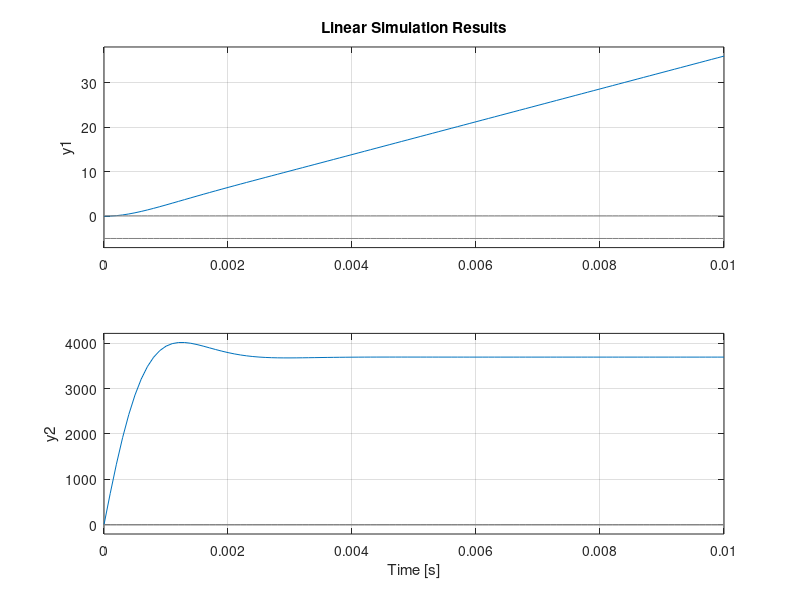

Recreate this plot in MATLAB.
% Nominal Parameters

% Viscous Friction Constant (N m s / rad)
Bm = 0.000048

% Rotor Inertia (kg m^2)
Jm = 0.00000072

% Torque Constant (N m / A)
Ki = 0.052

% Armature Inductance (H)
La = 0.00062

% Back EMF Constant(V s / rad)
Kb = 0.052

% Armature Resistance (Ohm)
Ra = 2.07

A = [0      1      0;
     0 -Bm/Jm  Ki/Jm;
     0 -Kb/La -Ra/La]

B = [   0     0;
        0 -1/Jm;
     1/La     0]

C = [1 0 0;
     0 1 0]
    
D = [0 0; 0 0]

t = 0:0.0001:0.01;
u1 = ones(size(t)) * 0.1
u2 = ones(size(t)) * -5
u = [u1' u2']

sys = ss(A,B,C,D)
% step(sys)
lsim(sys,u,t)